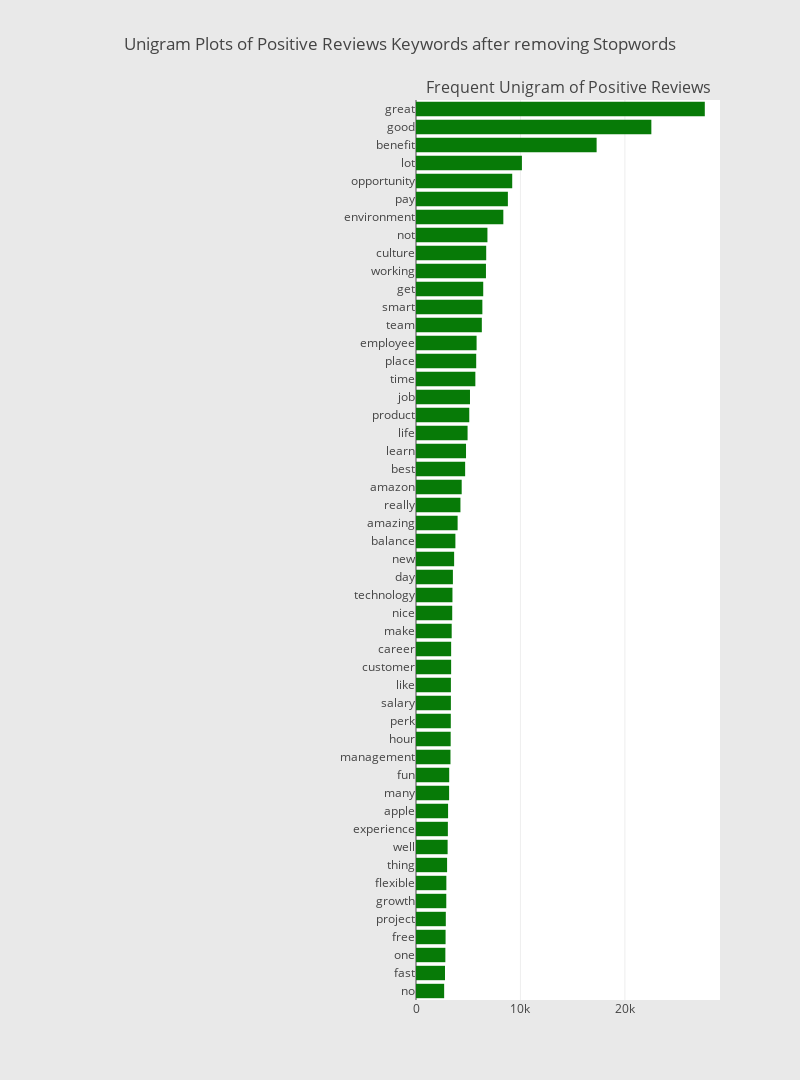

Write notebook code for a chart like this one.
### Code cell
# Plotting the unigram plot (Pros)
reviews_df = pd.DataFrame({'Reviews':pros_token})
unigram_dict = defaultdict(int)

for sentence in reviews_df["Reviews"]:
    if len(sentence) > 1:
        bigram = ngrams(sentence, 1)
        for gram in bigram:
            unigram_dict[" ".join([g for g in gram])] += 1


fd_sorted = pd.DataFrame(sorted(unigram_dict.items(), key=lambda x: x[1])[::-1])
fd_sorted.columns = ["word", "wordFreq"]
sym_2 = horizontal_bar_chart(fd_sorted.head(50), '#077A07')
                             
fig = tools.make_subplots(
        rows=1, 
        cols=2, 
        vertical_spacing=0.04,
        horizontal_spacing=0.05,
        subplot_titles=["","Frequent Unigram of Positive Reviews"])
fig.append_trace(sym_2, 1, 2)
fig['layout'].update(
        height=1080, 
        width=800, 
        paper_bgcolor='rgb(233,233,233)', 
        title="Unigram Plots of Positive Reviews Keywords after removing Stopwords")
plotly.offline.iplot(fig) # jupyter notebook only

### Figure 1 — Plotly figure (JSON) as saved in the notebook; plotly's stock layout.template omitted (floating-point values rounded to 4 significant figures)
{"data": [{"marker": {"color": "#077A07"}, "orientation": "h", "showlegend": false, "type": "bar", "uid": "448f28b4-473b-4afe-bc38-2c557c8590dd", "x": [2696, 2776, 2811, 2832, 2854, 2899, 2907, 2977, 3027, 3051, 3071, 3170, 3180, 3300, 3319, 3332, 3340, 3341, 3363, 3364, 3417, 3468, 3491, 3533, 3651, 3771, 3985, 4255, 4374, 4705, 4789, 4938, 5100, 5169, 5682, 5764, 5801, 6303, 6353, 6437, 6698, 6721, 6839, 8361, 8797, 9212, 10141, 17293, 22533, 27650], "xaxis": "x2", "y": ["no", "fast", "one", "free", "project", "growth", "flexible", "thing", "well", "experience", "apple", "many", "fun", "management", "hour", "perk", "salary", "like", "customer", "career", "make", "nice", "technology", "day", "new", "balance", "amazing", "really", "amazon", "best", "learn", "life", "product", "job", "time", "place", "employee", "team", "smart", "get", "working", "culture", "not", "environment", "pay", "opportunity", "lot", "benefit", "good", "great"], "yaxis": "y2"}], "layout": {"annotations": [{"font": {"size": 16}, "showarrow": false, "text": "Frequent Unigram of Positive Reviews", "x": 0.7625, "xanchor": "center", "xref": "paper", "y": 1, "yanchor": "bottom", "yref": "paper"}], "height": 1080, "paper_bgcolor": "rgb(233,233,233)", "title": {"text": "Unigram Plots of Positive Reviews Keywords after removing Stopwords"}, "width": 800, "xaxis": {"anchor": "y", "domain": [0, 0.475]}, "xaxis2": {"anchor": "y2", "domain": [0.525, 1]}, "yaxis": {"anchor": "x", "domain": [0, 1]}, "yaxis2": {"anchor": "x2", "domain": [0, 1]}}}
